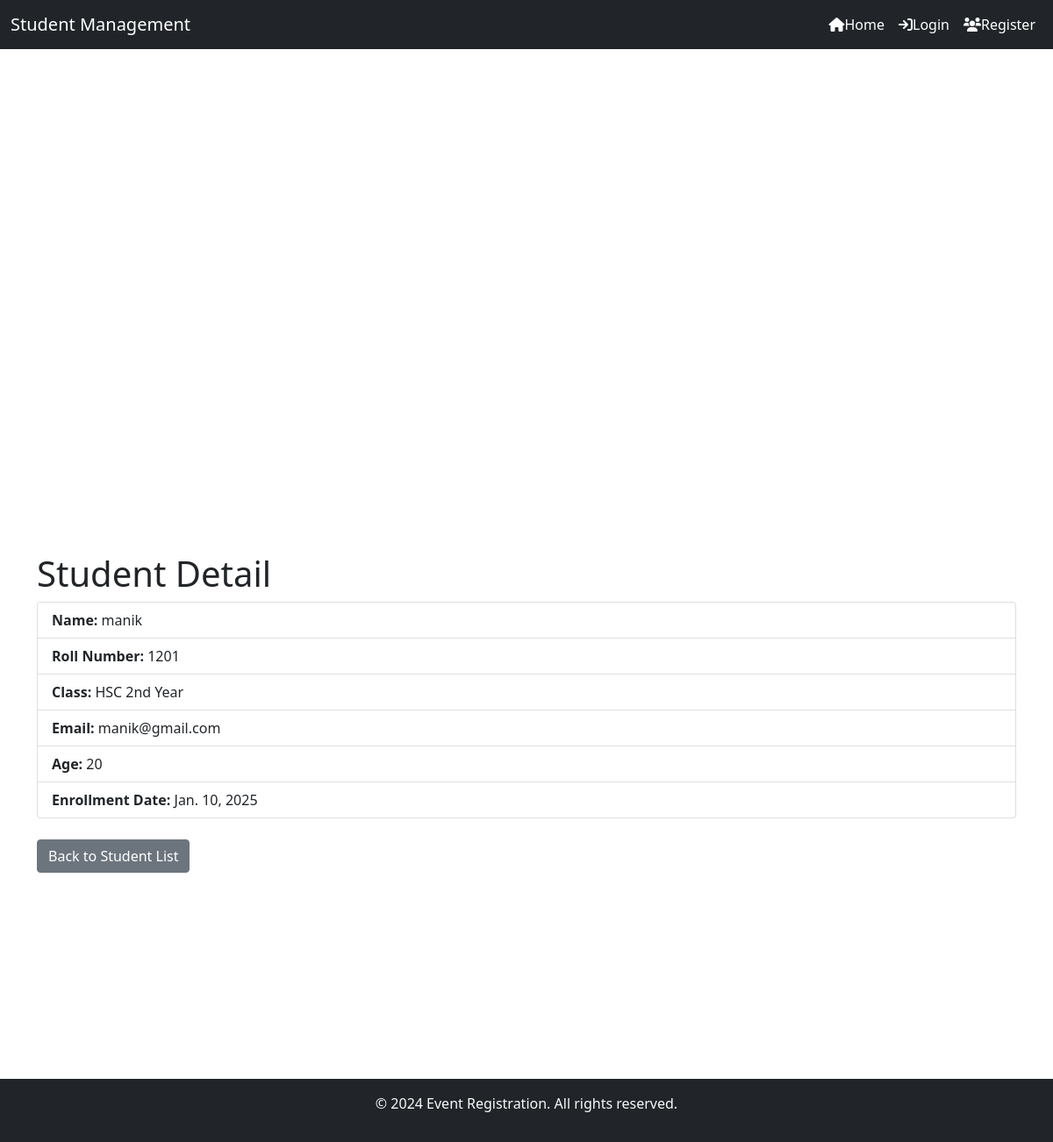
Screenshot of /student/1/ with the database file from the repository.
### students/models.py (models this page shows, shortened)
class Student(models.Model):
    name = models.CharField(max_length=100)
    age = models.PositiveIntegerField()
    email = models.EmailField(unique=True)
    roll_number = models.CharField(max_length=10, unique=True)
    student_class = models.ForeignKey(Class, related_name='students', on_delete=models.CASCADE)
    enrollment_date = models.DateField(auto_now_add=True)

class Class(models.Model):
    name = models.CharField(max_length=100, unique=True)
    description = models.TextField(blank=True, null=True)

### students/views.py (the view)
# urls.py: path('student/<int:pk>/', views.student_detail, name='student_detail'),
def student_detail(request, pk):
    student = Student.objects.get(pk=pk)
    return render(request, 'students/student_detail.html', {'student': student})

### students/templates/students/student_detail.html
{% extends 'Students/base.html' %}
{% block content %}
<div class="container" style="margin-top: 70px; min-height: 600px;">
    <h1>Student Detail</h1>
    <ul class="list-group">
        <li class="list-group-item"><strong>Name:</strong> {{ student.name }}</li>
        <li class="list-group-item"><strong>Roll Number:</strong> {{ student.roll_number }}</li>
        <li class="list-group-item"><strong>Class:</strong> {{ student.student_class.name }}</li>
        <li class="list-group-item"><strong>Email:</strong> {{ student.email }}</li>
        <li class="list-group-item"><strong>Age:</strong> {{ student.age }}</li>
        <li class="list-group-item"><strong>Enrollment Date:</strong> {{ student.enrollment_date }}</li>
    </ul>
    <br>
    <a href="{% url 'student_list' %}" class="btn btn-secondary">Back to Student List</a>
</div>
{% endblock content %}

### rows the page displays
Student: name "manik", roll_number "1201", student_class.name "HSC 2nd Year", email "manik@gmail.com", age "20", enrollment_date "Jan. 10, 2025"
